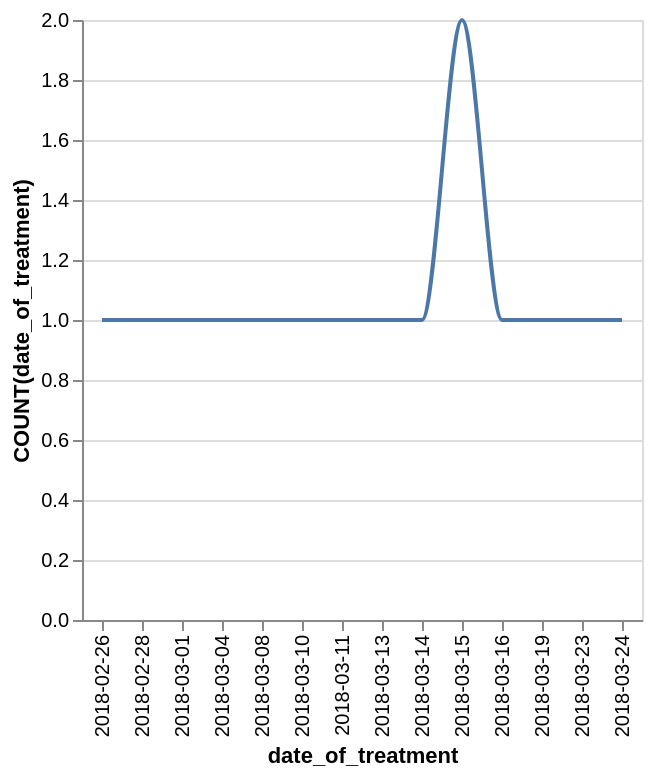

Write a Vega-Lite specification for this figure.
### Vega-Lite specification from a JSON file in a GitHub repository (floating-point values rounded to 4 significant figures)
{"data": {"values": [{"x_data": "2018-02-26", "y_data": 1}, {"x_data": "2018-02-28", "y_data": 1}, {"x_data": "2018-03-01", "y_data": 1}, {"x_data": "2018-03-04", "y_data": 1}, {"x_data": "2018-03-08", "y_data": 1}, {"x_data": "2018-03-10", "y_data": 1}, {"x_data": "2018-03-11", "y_data": 1}, {"x_data": "2018-03-13", "y_data": 1}, {"x_data": "2018-03-14", "y_data": 1}, {"x_data": "2018-03-15", "y_data": 2}, {"x_data": "2018-03-16", "y_data": 1}, {"x_data": "2018-03-19", "y_data": 1}, {"x_data": "2018-03-23", "y_data": 1}, {"x_data": "2018-03-24", "y_data": 1}]}, "mark": {"type": "line", "interpolate": "monotone"}, "encoding": {"x": {"field": "x_data", "type": "nominal", "title": "date_of_treatment", "sort": "ascending"}, "y": {"field": "y_data", "type": "quantitative", "title": "COUNT(date_of_treatment)"}}}
